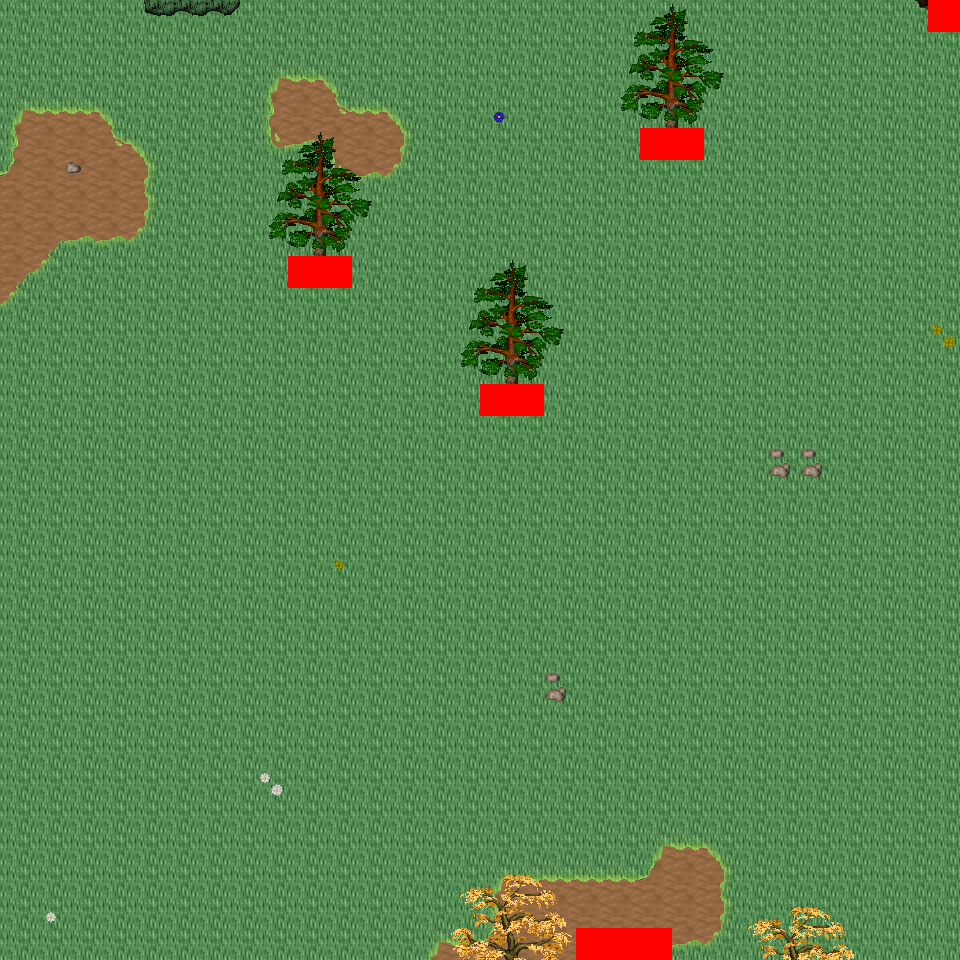

A level layout from a 2D game, rendered from its tile map. Below: a short description, then the map file with tile-grid data replaced by summaries:
An orthogonal 30x30 tile map with 32x32 px tiles, 6 tile layers (Ground, Object, Object2, Above, ...), 20 tilesets and 5 objects (5x mapExit).

<map version="1.0" orientation="orthogonal" renderorder="right-down" width="30" height="30" tilewidth="32" tileheight="32" nextobjectid="6">
  <tileset firstgid="1" name="tileset_logic_collision" tilewidth="32" tileheight="32" tilecount="1" columns="1">
    <image source="../drawable/tileset_logic_collision.png" width="32" height="32" />
  </tileset>
  <tileset firstgid="2" name="tileset_ground_ground" tilewidth="32" tileheight="32" tilecount="33" columns="3">
    <image source="../drawable/tileset_ground_ground.png" width="96" height="352" />
  </tileset>
  <tileset firstgid="35" name="tileset_ground_rock_pebbles" tilewidth="32" tileheight="32" tilecount="3" columns="1">
    <image source="../drawable/tileset_ground_rock_pebbles.png" width="32" height="96" />
  </tileset>
  <tileset firstgid="38" name="tileset_ground_grass_corners" tilewidth="32" tileheight="32" tilecount="24" columns="6">
    <image source="../drawable/tileset_ground_grass_corners.png" width="192" height="128" />
  </tileset>
  <tileset firstgid="62" name="tileset_ground_grass_edges" tilewidth="32" tileheight="32" tilecount="36" columns="12">
    <image source="../drawable/tileset_ground_grass_edges.png" width="384" height="96" />
  </tileset>
  <tileset firstgid="98" name="tileset_ground_grass_2" tilewidth="32" tileheight="32" tilecount="21" columns="3">
    <image source="../drawable/tileset_ground_grass_2.png" width="96" height="224" />
  </tileset>
  <tileset firstgid="119" name="tileset_plant_leaves" tilewidth="32" tileheight="32" tilecount="8" columns="4">
    <image source="../drawable/tileset_plant_leaves.png" width="128" height="64" />
  </tileset>
  <tileset firstgid="127" name="tileset_plant_tree_tree_darkgreen" tilewidth="32" tileheight="32" tilecount="88" columns="8">
    <image source="../drawable/tileset_plant_tree_tree_darkgreen.png" width="256" height="352" />
  </tileset>
  <tileset firstgid="215" name="tileset_plant_tree_fall_trees" tilewidth="32" tileheight="32" tilecount="40" columns="8">
    <image source="../drawable/tileset_plant_tree_fall_trees.png" width="256" height="160" />
  </tileset>
  <tileset firstgid="255" name="tileset_plant_tree_pine_tree" tilewidth="32" tileheight="32" tilecount="20" columns="4">
    <image source="../drawable/tileset_plant_tree_pine_tree.png" width="128" height="160" />
  </tileset>
  <tileset firstgid="275" name="tileset_plant_stump_hollow_logs" tilewidth="32" tileheight="32" tilecount="6" columns="3">
    <image source="../drawable/tileset_plant_stump_hollow_logs.png" width="96" height="64" />
  </tileset>
  <tileset firstgid="281" name="tileset_plant_stump_small_stump" tilewidth="32" tileheight="32" tilecount="4" columns="2">
    <image source="../drawable/tileset_plant_stump_small_stump.png" width="64" height="64" />
  </tileset>
  <tileset firstgid="285" name="tileset_plant_stump_stump_purple" tilewidth="32" tileheight="32" tilecount="4" columns="2">
    <image source="../drawable/tileset_plant_stump_stump_purple.png" width="64" height="64" />
  </tileset>
  <tileset firstgid="289" name="tileset_plant_flower_daisy_blue" tilewidth="32" tileheight="32" tilecount="8" columns="2">
    <image source="../drawable/tileset_plant_flower_daisy_blue.png" width="64" height="128" />
  </tileset>
  <tileset firstgid="297" name="tileset_plant_flower_daisy_red" tilewidth="32" tileheight="32" tilecount="8" columns="2">
    <image source="../drawable/tileset_plant_flower_daisy_red.png" width="64" height="128" />
  </tileset>
  <tileset firstgid="305" name="tileset_plant_flower_daisy_white" tilewidth="32" tileheight="32" tilecount="8" columns="2">
    <image source="../drawable/tileset_plant_flower_daisy_white.png" width="64" height="128" />
  </tileset>
  <tileset firstgid="313" name="tileset_plant_flower_daisy_yellow" tilewidth="32" tileheight="32" tilecount="8" columns="2">
    <image source="../drawable/tileset_plant_flower_daisy_yellow.png" width="64" height="128" />
  </tileset>
  <tileset firstgid="321" name="tileset_logic_creature_animal" tilewidth="32" tileheight="32" tilecount="32" columns="8">
    <image source="../drawable/tileset_logic_creature_animal.png" width="256" height="128" />
  </tileset>
  <tileset firstgid="353" name="tileset_logic_creature_reptile" tilewidth="32" tileheight="32" tilecount="7" columns="7">
    <image source="../drawable/tileset_logic_creature_reptile.png" width="224" height="32" />
  </tileset>
  <tileset firstgid="360" name="tileset_logic_creature_fowl" tilewidth="32" tileheight="32" tilecount="6" columns="6">
    <image source="../drawable/tileset_logic_creature_fowl.png" width="192" height="32" />
  </tileset>
  <layer name="Ground" width="30" height="30">
    <data>[900 cells, 900 non-empty, 2 distinct tile ids]</data>
  </layer>
  <layer name="Object" width="30" height="30">
    <data>[900 cells, 71 non-empty, 26 distinct tile ids]</data>
  </layer>
  <layer name="Object2" width="30" height="30">
    <data>[900 cells, 3 non-empty, 3 distinct tile ids]</data>
  </layer>
  <layer name="Above" width="30" height="30">
    <data>[900 cells, 68 non-empty, 28 distinct tile ids]</data>
  </layer>
  <layer name="Above2" width="30" height="30">
    <data>[900 cells, 0 non-empty, 0 distinct tile ids]</data>
  </layer>
  <layer name="Walkable" width="30" height="30">
    <data>[900 cells, 10 non-empty, 1 distinct tile ids]</data>
  </layer>
  <objectgroup name="MapEvents">
    <object id="1" name="north" type="mapExit" x="0" y="0" width="928" height="32">
      <properties>
        <property name="map" value="level_0_x36_y25" />
        <property name="x" value="0" />
        <property name="y" value="28" />
      </properties>
    </object>
    <object id="2" name="south" type="mapExit" x="0" y="928" width="576" height="32">
      <properties>
        <property name="map" value="level_0_x36_y27" />
        <property name="x" value="0" />
        <property name="y" value="1" />
      </properties>
    </object>
    <object id="3" name="south2" type="mapExit" x="672" y="928" width="288" height="32">
      <properties>
        <property name="map" value="level_0_x36_y27" />
        <property name="x" value="21" />
        <property name="y" value="1" />
      </properties>
    </object>
    <object id="4" name="west" type="mapExit" x="0" y="0" width="32" height="960">
      <properties>
        <property name="map" value="level_0_x35_y26" />
        <property name="x" value="28" />
        <property name="y" value="0" />
      </properties>
    </object>
    <object id="5" name="east" type="mapExit" x="928" y="32" width="32" height="928">
      <properties>
        <property name="map" value="level_0_x37_y26" />
        <property name="x" value="1" />
        <property name="y" value="1" />
      </properties>
    </object>
  </objectgroup>
</map>
